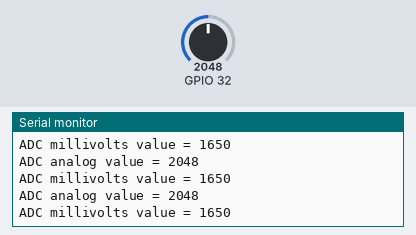
Simulated run of this sketch. Board: ESP32. On the bench: the last lines printed to the serial monitor. The inputs (shaded band) are chosen by the test bench; at power-on: GPIO 32 = 2048 (analog values on the 0–4095 scale).

Above: at 1.2 s.
1.3 s: GPIO 32 set to 2866
At 1.31 s:
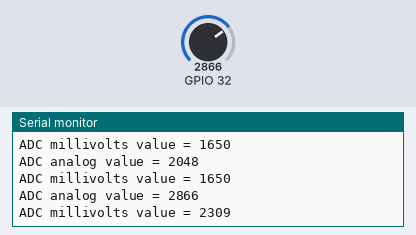
2.8 s: GPIO 32 set to 3603
At 2.82 s:
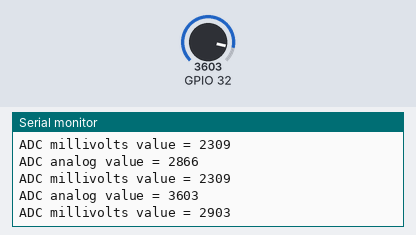
Timing chart, 0 to 5.8 s (numbered marks = the images above; inputs shaded):
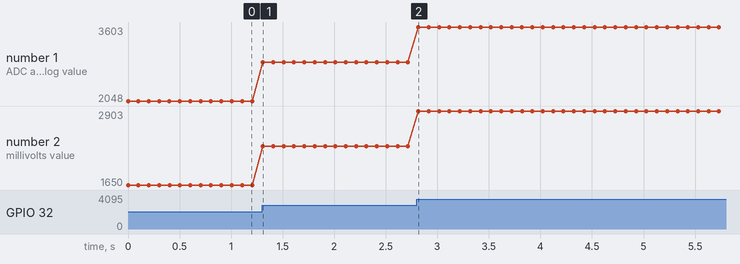

Measured:
- after the input at 1.3 s, the serial monitor: prints a new line at once (image 1)
- after the input at 2.8 s, the serial monitor: prints a new line at once (image 2)
- plotted number 1: 2048 → 2866 after the input at 1.3 s, 2866 → 3603 after the input at 2.8 s
- plotted number 2: 1650 → 2309 after the input at 1.3 s, 2309 → 2903 after the input at 2.8 s

The sketch:

adc.ino
```cpp
/*
 * Exemplo de leitura do ADC do ESP32
 * Descricao: Leitura do ADC do ESP32 e impressao do valor lido no monitor serial
 *
 * Autor: Fábio Souza
 * Data: 21/09/2023
*/

void setup() {

  Serial.begin(115200);   // inicia a serial para impressao dos valores lidos

  //configura o ADC
  analogReadResolution(12);                           // resolucao de 12 bits
  analogSetAttenuation(adc_attenuation_t::ADC_11db);  //configura a atenuacao para 11db
}

void loop() {

  int analogValue = analogRead(32);  // le o valor do ADC da porta 1
  int analogVolts = analogReadMilliVolts(32);

  Serial.printf("ADC analog value = %d\n",analogValue);           // imprime o valor lido no monitor serial
  Serial.printf("ADC millivolts value = %d\n",analogVolts);
  delay(100);                                                     // aguarda 100ms para realizar nova leitura
}
```
